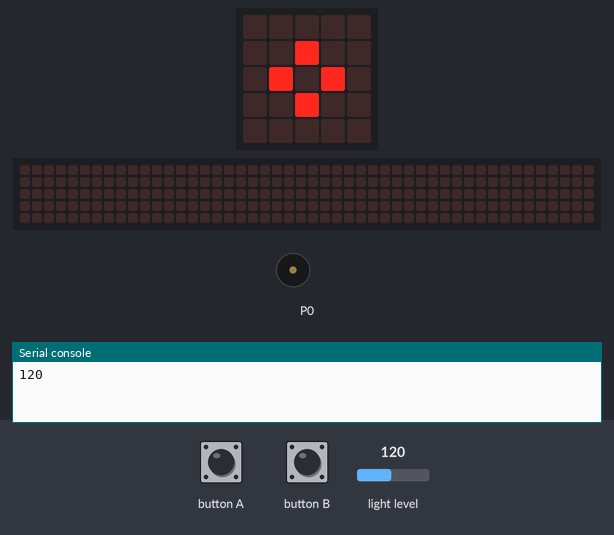
Recording of a program running on a simulated BBC micro:bit (MakeCode). On the bench: the board's 5×5 LED display, a strip that is not on the board, showing the scrolling text unrolled, buzzer (waves = sounding), the last lines printed to the serial console. Inputs (shaded band) come from the test bench; at power-on: light level 120. The 48×5 strip is a reading aid, not a part: it shows the text the display is scrolling, unrolled, one strip-width of it at a time.

Above: at 1.2 s.
1.3 s: light level set to 11
2.8 s: light level set to 8
At 3.2 s:
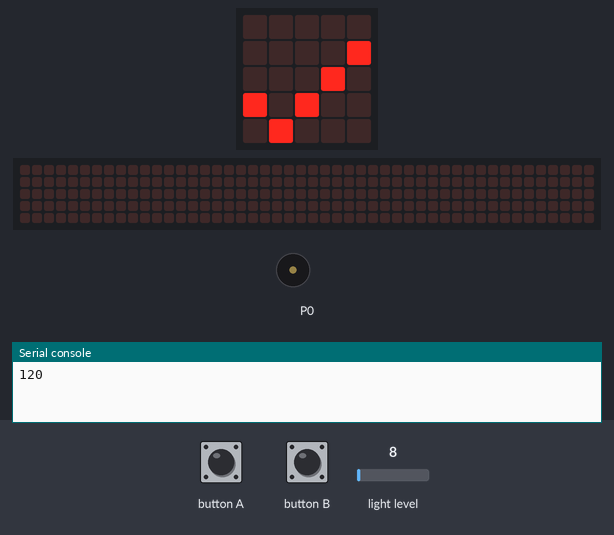
At 5.3 s:
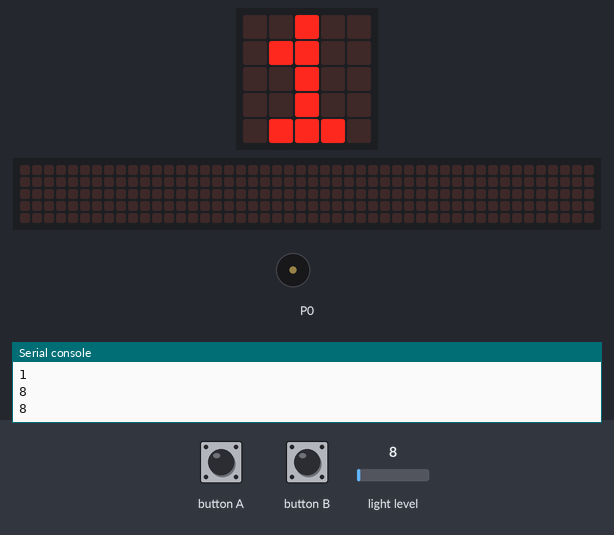
5.6 s: button B pressed for 0.15 s
6.3 s: button A pressed for 0.15 s
At 11.78 s:
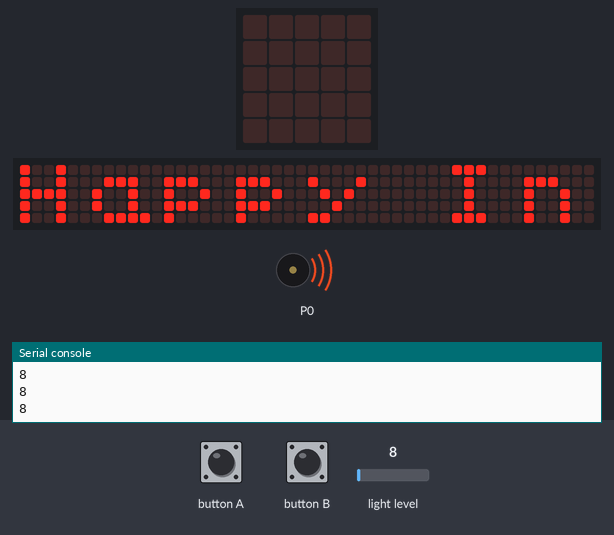
Timing chart, 0 to 39.1 s (numbered marks = the images above; inputs shaded):
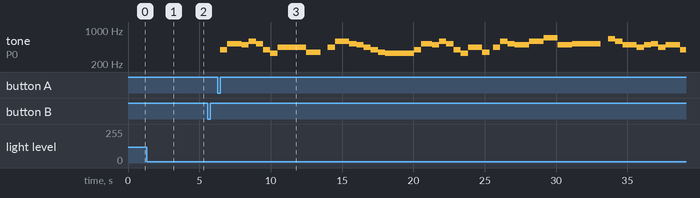

The program:

main.ts
```typescript
let bit_start_time = 0
let bit_end_time = 0
let bit_last_time = 0
let data: number[] = []
let bit1 = 0
let bit2 = 0
let bit3 = 0
let byte1 = 0
// 《国际歌》完整播放
input.onButtonPressed(Button.A, function () {
    music.playTone(392, music.beat(BeatFraction.Whole))
    music.playTone(523, music.beat(BeatFraction.Double))
    music.playTone(494, music.beat(BeatFraction.Whole))
    music.playTone(587, music.beat(BeatFraction.Whole))
    music.playTone(523, music.beat(BeatFraction.Whole))
    music.playTone(392, music.beat(BeatFraction.Whole))
    music.playTone(330, music.beat(BeatFraction.Whole))
    music.playTone(440, music.beat(BeatFraction.Breve))
    music.playTone(349, music.beat(BeatFraction.Double))
    music.rest(music.beat(BeatFraction.Whole))
    music.playTone(440, music.beat(BeatFraction.Whole))
    music.playTone(587, music.beat(BeatFraction.Double))
    music.playTone(523, music.beat(BeatFraction.Whole))
    music.playTone(494, music.beat(BeatFraction.Whole))
    music.playTone(440, music.beat(BeatFraction.Whole))
    music.playTone(392, music.beat(BeatFraction.Whole))
    music.playTone(349, music.beat(BeatFraction.Whole))
    music.playTone(330, music.beat(BeatFraction.Breve))
    music.playTone(392, music.beat(BeatFraction.Whole))
    music.playTone(523, music.beat(BeatFraction.Whole))
    music.playTone(523, music.beat(BeatFraction.Half))
    music.playTone(494, music.beat(BeatFraction.Whole))
    music.playTone(587, music.beat(BeatFraction.Whole))
    music.playTone(523, music.beat(BeatFraction.Whole))
    music.playTone(392, music.beat(BeatFraction.Whole))
    music.playTone(330, music.beat(BeatFraction.Whole))
    music.playTone(440, music.beat(BeatFraction.Double))
    music.playTone(349, music.beat(BeatFraction.Whole))
    music.rest(music.beat(BeatFraction.Half))
    music.playTone(440, music.beat(BeatFraction.Whole))
    music.playTone(587, music.beat(BeatFraction.Whole))
    music.playTone(523, music.beat(BeatFraction.Whole))
    music.playTone(494, music.beat(BeatFraction.Double))
    music.playTone(587, music.beat(BeatFraction.Double))
    music.playTone(698, music.beat(BeatFraction.Double))
    music.playTone(494, music.beat(BeatFraction.Double))
    music.playTone(523, music.beat(BeatFraction.Breve))
    music.rest(music.beat(BeatFraction.Whole))
    music.playTone(659, music.beat(BeatFraction.Whole))
    music.playTone(587, music.beat(BeatFraction.Whole))
    music.playTone(494, music.beat(BeatFraction.Double))
    music.playTone(440, music.beat(BeatFraction.Whole))
    music.playTone(494, music.beat(BeatFraction.Whole))
    music.playTone(523, music.beat(BeatFraction.Whole))
    music.playTone(440, music.beat(BeatFraction.Whole))
    music.playTone(494, music.beat(BeatFraction.Double))
    music.playTone(392, music.beat(BeatFraction.Double))
    music.rest(music.beat(BeatFraction.Half))
    music.playTone(349, music.beat(BeatFraction.Whole))
    music.playTone(392, music.beat(BeatFraction.Whole))
    music.playTone(440, music.beat(BeatFraction.Double))
    music.playTone(440, music.beat(BeatFraction.Whole))
    music.playTone(587, music.beat(BeatFraction.Double))
    music.playTone(523, music.beat(BeatFraction.Whole))
    music.playTone(494, music.beat(BeatFraction.Breve))
    music.rest(music.beat(BeatFraction.Whole))
    music.playTone(587, music.beat(BeatFraction.Double))
    music.playTone(494, music.beat(BeatFraction.Whole))
    music.playTone(392, music.beat(BeatFraction.Double))
    music.playTone(349, music.beat(BeatFraction.Whole))
    music.playTone(392, music.beat(BeatFraction.Whole))
    music.playTone(659, music.beat(BeatFraction.Double))
    music.playTone(523, music.beat(BeatFraction.Whole))
    music.playTone(440, music.beat(BeatFraction.Whole))
    music.playTone(494, music.beat(BeatFraction.Whole))
    music.playTone(523, music.beat(BeatFraction.Whole))
    music.playTone(494, music.beat(BeatFraction.Whole))
    music.playTone(587, music.beat(BeatFraction.Double))
    music.playTone(523, music.beat(BeatFraction.Double))
    music.playTone(440, music.beat(BeatFraction.Double))
    music.playTone(392, music.beat(BeatFraction.Breve))
})
input.onButtonPressed(Button.B, function () {
    basic.showString("Happy International Worker's Day!")
})
// 数据
basic.forever(function () {
    if (input.lightLevel() > 10) {
        basic.showIcon(IconNames.SmallDiamond)
        bit_start_time = input.runningTime()
        while (true) {
            if (input.lightLevel() < 10) {
                bit_end_time = input.runningTime()
                bit_last_time = bit_end_time - bit_start_time
                if (bit_last_time < 190) {
                    data.push(0)
                    basic.showIcon(IconNames.Yes)
                    serial.writeNumbers(data)
                    break;
                } else {
                    data.push(1)
                    basic.showIcon(IconNames.Yes)
                    serial.writeNumbers(data)
                    break;
                }
            }
        }
    }
})
basic.forever(function () {
    serial.writeLine("" + input.lightLevel())
    basic.showNumber(data.length)
})
basic.forever(function () {
    while (data.length == 3) {
        bit1 = data.shift()
        bit2 = data.shift()
        bit3 = data.shift()
        byte1 = bit1 * 100 + (bit2 * 10 + bit3)
        if (byte1 == 1) {
            music.playTone(392, music.beat(BeatFraction.Double))
        } else if (byte1 == 10) {
            music.playTone(523, music.beat(BeatFraction.Double))
        } else if (byte1 == 11) {
            music.playTone(494, music.beat(BeatFraction.Double))
        } else if (byte1 == 100) {
            music.playTone(587, music.beat(BeatFraction.Double))
        } else if (byte1 == 101) {
            music.playTone(330, music.beat(BeatFraction.Double))
        } else if (byte1 == 110) {
            music.playTone(440, music.beat(BeatFraction.Double))
        } else {
            music.playTone(349, music.beat(BeatFraction.Double))
        }
    }
})
```

test.ts
```typescript
// 在此处测试；当此软件包作为插件使用时，将不会编译此软件包。
```

Measured:
- the behaviour switches between 10 and 9 on light level (found by bisection; images 0 and 1)
- after the input at 1.3 s, every drawn part: stays the same
- after the input at 2.8 s, the display: changes at once (image 1)
- after the input at 6.3 s, tone on P0: plays 392 Hz for 0.51 s, 523 Hz for 1.0 s, 494 Hz for 0.51 s, 587 Hz for 0.51 s, 523 Hz for 0.51 s, 392 Hz for 0.51 s … (43 notes in this stretch), starting after 0.15 s
- what the display in image 1 shows lasts 0.6 s, from 2.8 s to 3.4 s
- what the display in image 3 shows lasts 0.4 s, from 11.6 s to 12.0 s
